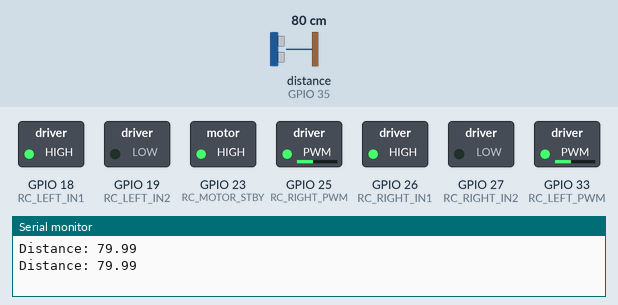
Bench run of a program on a simulated ESP32. Shown: switched loads named in the program (green lamp = pin HIGH), the last lines printed to the serial monitor. Wiring (inferred from the names in the program): ultrasonic range finder: trigger GPIO 32; echo GPIO 35. The test bench sets the inputs (shaded band); at power-on: distance to the obstacle (sensor on GPIO 35) 80 cm. The echo pulse lasts 58.3 µs per cm; pins used as bus, display or sensor lines are not drawn.

Above: at 1.8 s.
1.9 s: distance to the obstacle (sensor on GPIO 35) set to 23 cm
3.4 s: distance to the obstacle (sensor on GPIO 35) set to 19 cm
At 4.4 s:
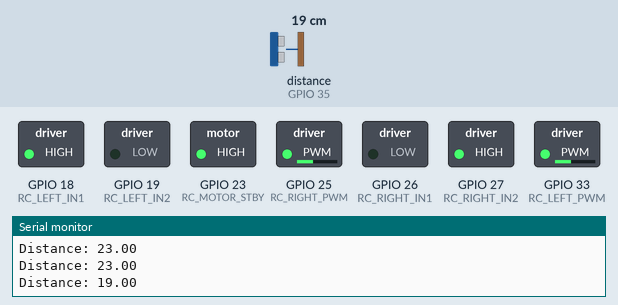
5.5 s: distance to the obstacle (sensor on GPIO 35) set to 35 cm
At 7.2 s:
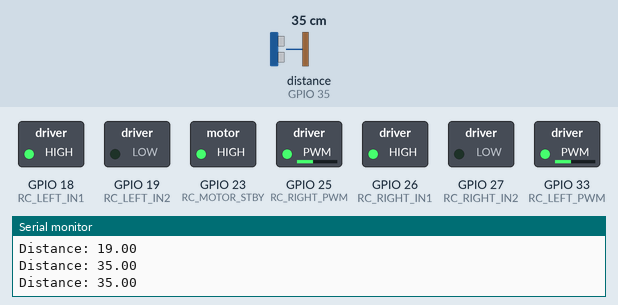
7.5 s: distance to the obstacle (sensor on GPIO 35) set to 2 cm
At 8.9 s:
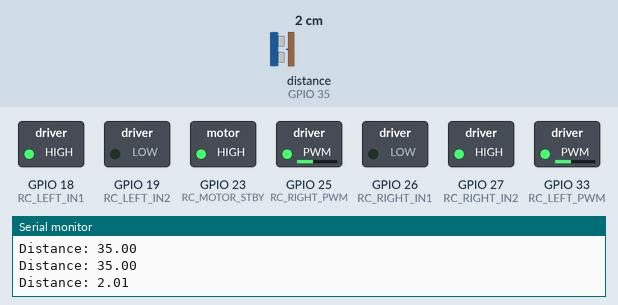
Timing chart, 0 to 10.5 s (numbered marks = the images above; inputs shaded):
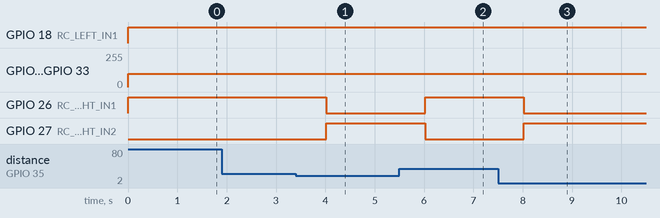

The program:

main.cpp
```cpp
#include <Arduino.h>
#define RC_MOTOR_STBY 23

// Left motor
#define RC_LEFT_PWM 33
#define RC_LEFT_IN1 18
#define RC_LEFT_IN2 19

// Right motor
#define RC_RIGHT_PWM 25
#define RC_RIGHT_IN1 26
#define RC_RIGHT_IN2 27


// Left Ultrasonic
#define RC_TRIG 32
#define RC_ECHO 35

#define THRESHOLD_DISTANCE 20.0 // Distance threshold in cm

#define SPEED 100
void setup()
{
    Serial.begin(115200);
    pinMode(RC_MOTOR_STBY, OUTPUT);
    pinMode(RC_LEFT_PWM, OUTPUT);
    pinMode(RC_LEFT_IN1, OUTPUT);
    pinMode(RC_LEFT_IN2, OUTPUT);
    pinMode(RC_RIGHT_PWM, OUTPUT);
    pinMode(RC_RIGHT_IN1, OUTPUT);
    pinMode(RC_RIGHT_IN2, OUTPUT);

    pinMode(RC_TRIG, OUTPUT);
    pinMode(RC_ECHO, INPUT);

    digitalWrite(RC_MOTOR_STBY,HIGH);
}
float measureDistance(int trigPin, int echoPin)
{
    digitalWrite(trigPin, LOW);
    delayMicroseconds(2);
    digitalWrite(trigPin, HIGH);
    delayMicroseconds(10);
    digitalWrite(trigPin, LOW);

    long duration = pulseIn(echoPin, HIGH);
    float distance = (duration * 0.0343) / 2; // Convert to cm
    return distance;
}
void loop()
{
    float distance = measureDistance(RC_TRIG, RC_ECHO);
    Serial.print("Distance: ");
    Serial.println(distance);

    if(distance > THRESHOLD_DISTANCE)
    {
        digitalWrite(RC_LEFT_IN1, HIGH);
        digitalWrite(RC_LEFT_IN2, LOW);
        analogWrite(RC_LEFT_PWM, SPEED);

        digitalWrite(RC_RIGHT_IN1, HIGH);
        digitalWrite(RC_RIGHT_IN2, LOW);
        analogWrite(RC_RIGHT_PWM, SPEED);
    }
    else
    {
        digitalWrite(RC_LEFT_IN1, HIGH);
        digitalWrite(RC_LEFT_IN2, LOW);
        analogWrite(RC_LEFT_PWM, SPEED);

        digitalWrite(RC_RIGHT_IN1, LOW);
        digitalWrite(RC_RIGHT_IN2, HIGH);
        analogWrite(RC_RIGHT_PWM, SPEED);
    }
    delay(1000);

}
```

Measured:
- the behaviour switches between 21 and 20 cm on distance to the obstacle (sensor on GPIO 35) (found by bisection; images 0 and 1)
- after the input at 3.4 s, GPIO 26 (RC_RIGHT_IN1): HIGH → LOW after 0.62 s; GPIO 27 (RC_RIGHT_IN2): LOW → HIGH after 0.62 s
- after the input at 5.5 s, GPIO 26 (RC_RIGHT_IN1): LOW → HIGH after 0.52 s; GPIO 27 (RC_RIGHT_IN2): HIGH → LOW after 0.52 s
- after the input at 7.5 s, GPIO 26 (RC_RIGHT_IN1): HIGH → LOW after 0.52 s; GPIO 27 (RC_RIGHT_IN2): LOW → HIGH after 0.52 s
